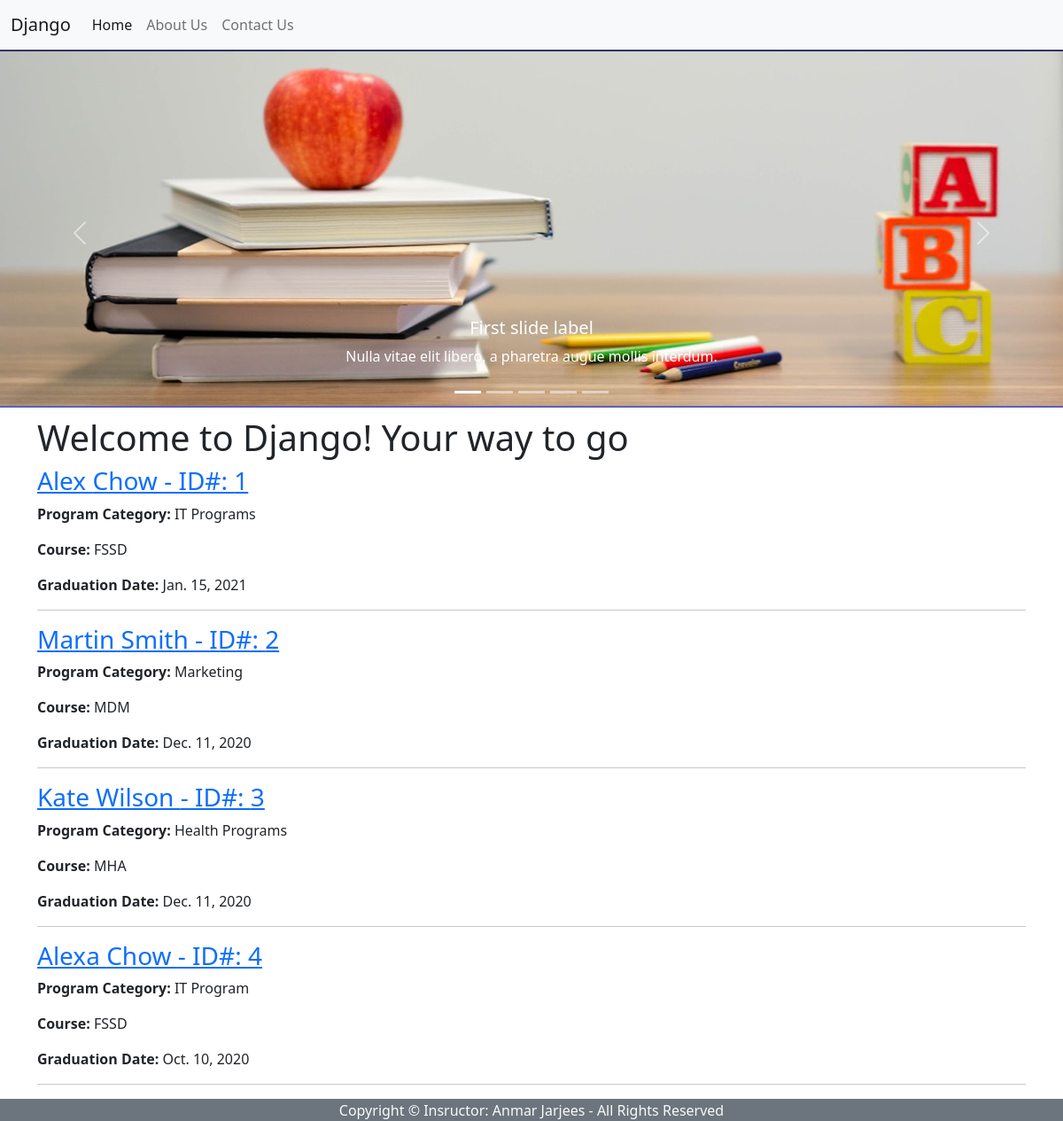
/, run on an earlier commit of the app's database.
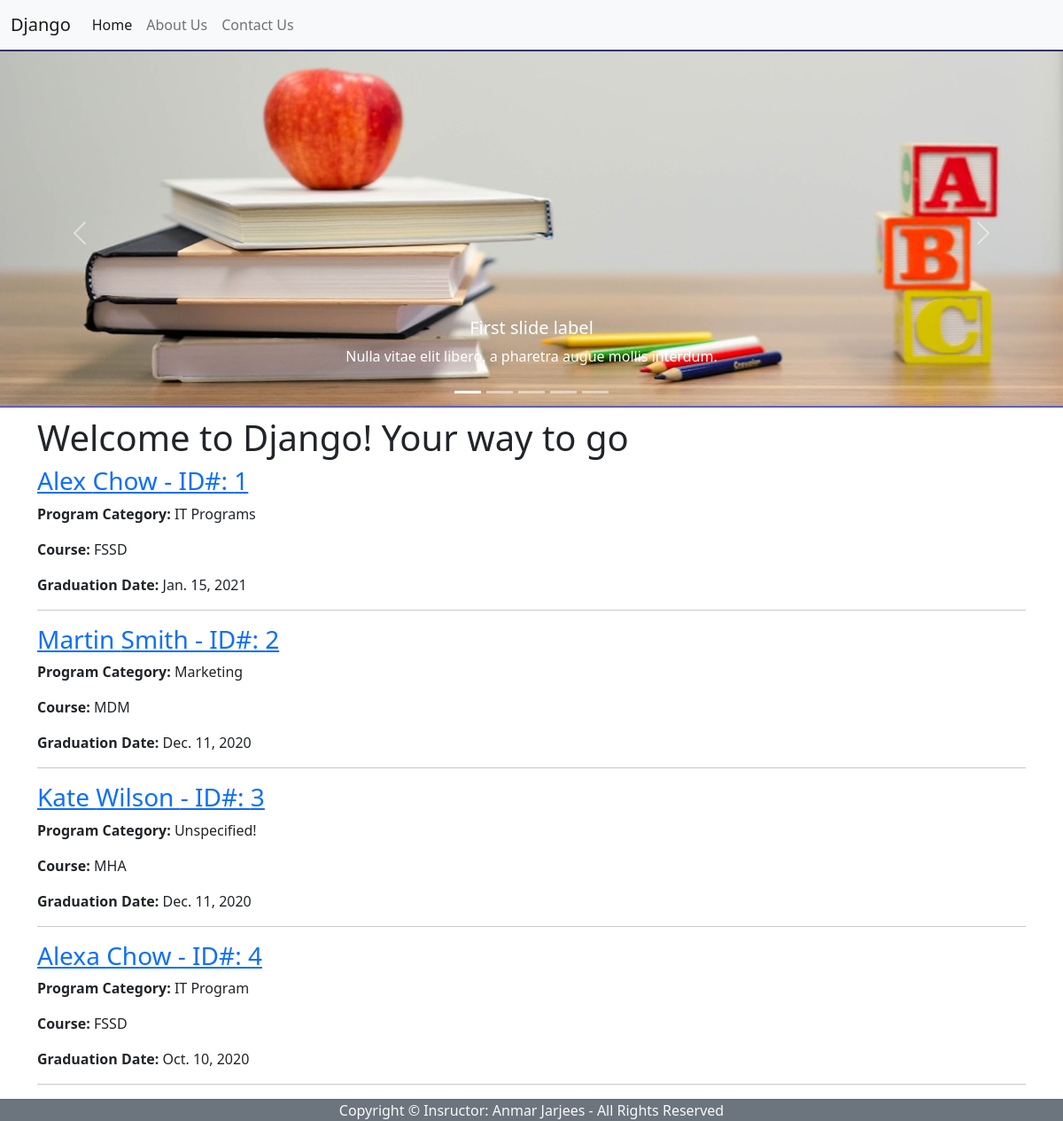
And on a later commit of the database.
### registration/models.py (models this page shows, shortened)
class Student(models.Model):
    first = models.CharField(max_length=40)
    last = models.CharField(max_length=40)
    program_category = models.CharField(max_length=35, blank=True) # Optional Field (could be empty)
    course = models.CharField(max_length=40)
    course_description = models.TextField(blank=True)
    GENDER_CHOICES = [
    ('M', 'Male'),
    ('F', 'Female'),
    ]
    gender = models.CharField(max_length=1,choices=GENDER_CHOICES, blank=True) # New concept!
    graduation_date = models.DateField()
    last_modified_date = models.DateField(auto_now=True)
    average=models.DecimalField(max_digits=4, decimal_places=2, null=True)
    workshops = models.ManyToManyField('Workshop', blank=True)

### registration/views.py (the view)
# urls.py: 2. Add a URL to urlpatterns:  path('', views.home, name='home')
def home(request):
    students = Student.objects.all()  # This command will grab all the objects in our student table
    return render(request,'home.html',
    {
        'first_h1':'Welcome to Django! Your way to go',
        'students': students,
    })

### registration/templates/home.html (shortened to what this page needs)
{% extends 'base.html' %}
{% block content %}
<h1>{{ first_h1 }}</h1>
{% for student in students %}
    <h3>
        <a href="{% url 'student_detail' student.id %}">
            {{ student.first|lower |capfirst }} {{ student.last|lower |capfirst }} - ID#: {{ student.id }}
        </a>
    </h3>
<p><b>Program Category:</b>
    {% if student.program_category %}
    {{ student.program_category }}
    {% else %}
    Unspecified!
    {% endif %}
</p>
<p><b>Course:</b> {{ student.course }}</p>
<p><b>Graduation Date:</b> {{ student.graduation_date}}</p>
<hr>
{% endfor %}
{% endblock %}

What changed in the data, as far as the page shows it:
changed Student "Kate": program_category "Health Programs" → (not shown); now shows "Unspecified!"
